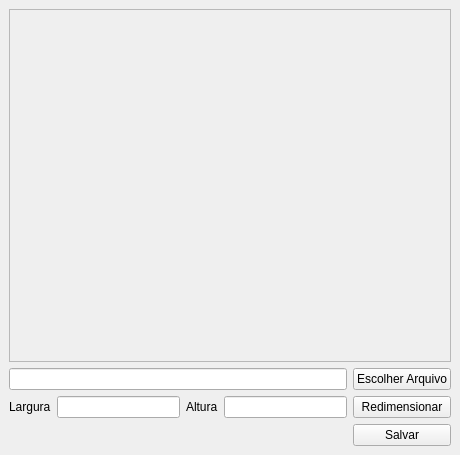
<?xml version="1.0" encoding="UTF-8"?>
<ui version="4.0">
 <class>MainWindow</class>
 <widget class="QMainWindow" name="MainWindow">
  <property name="geometry">
   <rect>
    <x>0</x>
    <y>0</y>
    <width>460</width>
    <height>455</height>
   </rect>
  </property>
  <property name="windowTitle">
   <string>Redimensionar Imagens</string>
  </property>
  <property name="unifiedTitleAndToolBarOnMac">
   <bool>false</bool>
  </property>
  <widget class="QWidget" name="centralwidget">
   <layout class="QGridLayout" name="gridLayout">
    <item row="2" column="2">
     <widget class="QLabel" name="label_2">
      <property name="text">
       <string>Altura</string>
      </property>
     </widget>
    </item>
    <item row="2" column="1">
     <widget class="QLineEdit" name="input_largura"/>
    </item>
    <item row="2" column="4">
     <widget class="QPushButton" name="btn_redimensionar">
      <property name="text">
       <string>Redimensionar</string>
      </property>
     </widget>
    </item>
    <item row="2" column="3">
     <widget class="QLineEdit" name="input_altura"/>
    </item>
    <item row="2" column="0">
     <widget class="QLabel" name="label">
      <property name="text">
       <string>Largura</string>
      </property>
     </widget>
    </item>
    <item row="3" column="4">
     <widget class="QPushButton" name="btn_salvar">
      <property name="text">
       <string>Salvar</string>
      </property>
     </widget>
    </item>
    <item row="0" column="0" colspan="5">
     <widget class="QScrollArea" name="scrollArea">
      <property name="widgetResizable">
       <bool>true</bool>
      </property>
      <widget class="QWidget" name="scrollAreaWidgetContents">
       <property name="geometry">
        <rect>
         <x>0</x>
         <y>0</y>
         <width>440</width>
         <height>348</height>
        </rect>
       </property>
       <layout class="QGridLayout" name="gridLayout_2">
        <item row="0" column="0">
         <widget class="QLabel" name="label_img">
          <property name="text">
           <string/>
          </property>
         </widget>
        </item>
       </layout>
      </widget>
     </widget>
    </item>
    <item row="1" column="4">
     <widget class="QPushButton" name="btn_escolher_arquivo">
      <property name="text">
       <string>Escolher Arquivo</string>
      </property>
     </widget>
    </item>
    <item row="1" column="0" colspan="4">
     <widget class="QLineEdit" name="input_abrir_arquivo"/>
    </item>
   </layout>
  </widget>
 </widget>
 <resources/>
 <connections/>
</ui>
